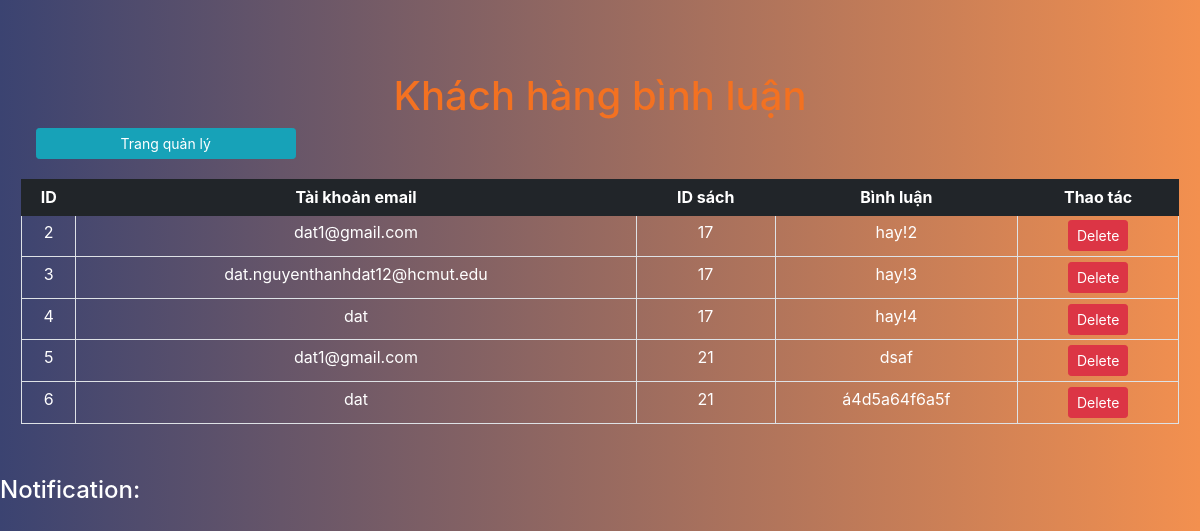
The page /BTL/people/admin/comment/index.php on the database as committed earlier.
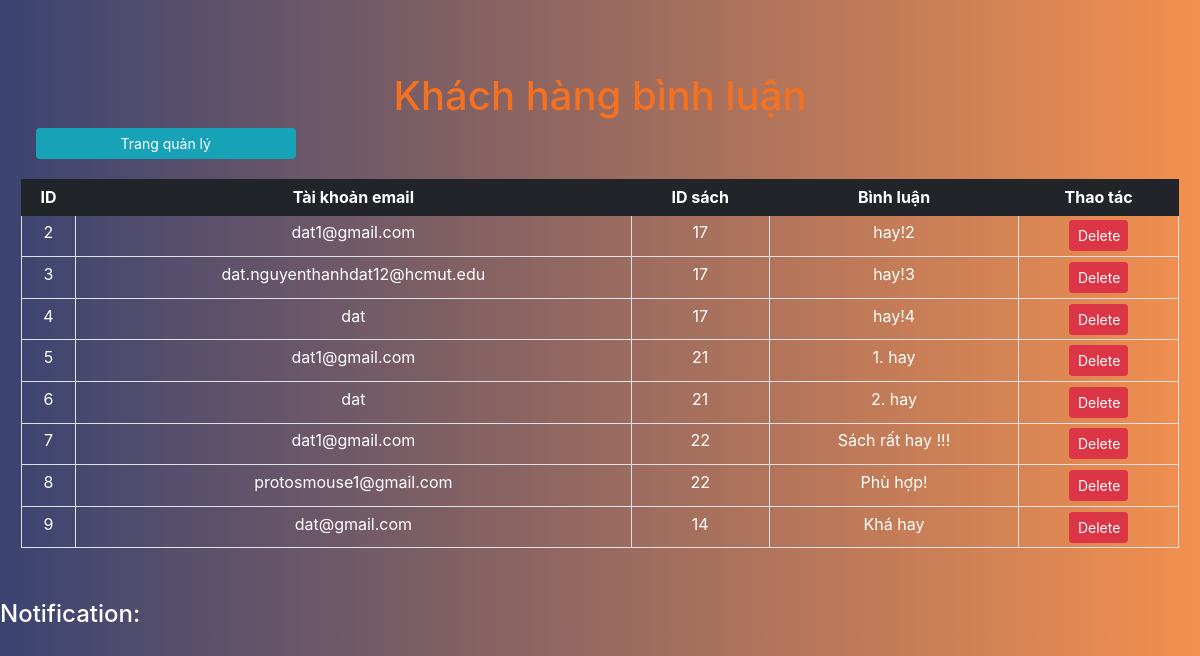
The same page on the database as committed later.
### tables this page shows
CREATE TABLE `comment` (
  `id` int(5) NOT NULL,
  `email` varchar(30) NOT NULL,
  `id_book` int(5) NOT NULL,
  `comment` varchar(300) NOT NULL
);

### BTL/people/admin/comment/index.php (the view, shortened to what this page needs)
<!DOCTYPE html>
<html lang="en">
<head>
  <link href="https://maxcdn.bootstrapcdn.com/bootstrap/4.1.1/css/bootstrap.min.css" rel="stylesheet" id="bootstrap-css" />
  <link rel="stylesheet" href="../style.css" />
</head>
<body>
  <div class="container-fluid back-ground">
    <div class="head">
      <h1>Khách hàng bình luận</h1>
    </div>
    <div class="row">
      <div class="col-md-3 col-sm-4 col-6" style="padding-bottom: 20px;">
        <button type="button" class="btn btn-info btn-block btn-sm" id="back">Trang quản lý</button>
      </div>
    </div>
    <div class="row table-responsive-sm">
      <table class="table table-bordered table-sm">
        <thead class="thead-dark">
          <tr>
            <th>ID</th>
            <th>Tài khoản email</th>
            <th>ID sách</th>
            <th>Bình luận</th>
            <th>Thao tác</th>
          </tr>
        </thead>
        <tbody>
          <?php
          include $_SERVER['DOCUMENT_ROOT'] . '/BTL/php/conn.php';
          $sql = "SELECT * FROM comment";
          $result = mysqli_query($con, $sql);
          while ($row = mysqli_fetch_assoc($result)) {
            $id = $row['id'];
            $email = $row['email'];
            $id_book = $row['id_book'];
            $comment = $row['comment'];
          ?>
            <tr>
              <td><?php echo $id ?></td>
              <td><?php echo $email ?></td>
              <td><?php echo $id_book ?></td>
              <td><?php echo $comment ?></td>
              <td>
                <div class="row justify-content-center">
                  <div class="col-6">
                    <button type="button" class="btn btn-danger btn-block btn-sm delete" id="<?php echo $id; ?>">Delete</button>
                  </div>
                </div>
              </td>
            </tr>
          <?php
          }
          ?>
        </tbody>
      </table>
    </div>
  </div>
  <div>
    <h4 style="color: white;">Notification:</h4>
  </div>
</body>
</html>

Rows that differ between the two databases and show on the page:
changed comment id 5: comment "dsaf" → "1. hay"
changed comment id 6: comment "á4d5a64f6a5f" → "2. hay"
added comment: id "7", email "dat1@gmail.com", id_book "22", comment "Sách rất hay !!!"
added comment: id "8", email "protosmouse1@gmail.com", id_book "22", comment "Phù hợp!"
added comment: id "9", email "dat@gmail.com", id_book "14", comment "Khá hay"
